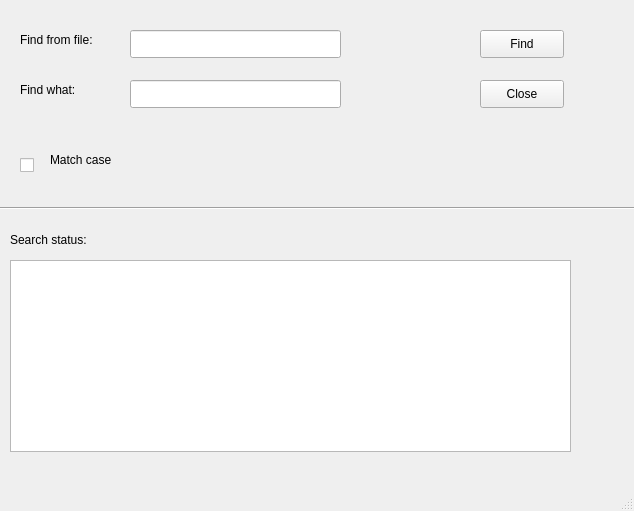
<?xml version="1.0" encoding="UTF-8"?>
<ui version="4.0">
 <class>MainWindow</class>
 <widget class="QMainWindow" name="MainWindow">
  <property name="geometry">
   <rect>
    <x>0</x>
    <y>0</y>
    <width>634</width>
    <height>511</height>
   </rect>
  </property>
  <property name="windowTitle">
   <string>MainWindow</string>
  </property>
  <widget class="QWidget" name="centralwidget">
   <widget class="QLineEdit" name="fileLineEdit">
    <property name="geometry">
     <rect>
      <x>130</x>
      <y>30</y>
      <width>211</width>
      <height>28</height>
     </rect>
    </property>
   </widget>
   <widget class="QLineEdit" name="keyLineEdit">
    <property name="geometry">
     <rect>
      <x>130</x>
      <y>80</y>
      <width>211</width>
      <height>28</height>
     </rect>
    </property>
   </widget>
   <widget class="QPushButton" name="findPushButton">
    <property name="geometry">
     <rect>
      <x>480</x>
      <y>30</y>
      <width>84</width>
      <height>28</height>
     </rect>
    </property>
    <property name="text">
     <string>Find</string>
    </property>
   </widget>
   <widget class="QPushButton" name="closePushButton">
    <property name="geometry">
     <rect>
      <x>480</x>
      <y>80</y>
      <width>84</width>
      <height>28</height>
     </rect>
    </property>
    <property name="text">
     <string>Close</string>
    </property>
   </widget>
   <widget class="QTextBrowser" name="textBrowser">
    <property name="geometry">
     <rect>
      <x>10</x>
      <y>260</y>
      <width>561</width>
      <height>192</height>
     </rect>
    </property>
   </widget>
   <widget class="QLabel" name="label">
    <property name="geometry">
     <rect>
      <x>20</x>
      <y>30</y>
      <width>101</width>
      <height>20</height>
     </rect>
    </property>
    <property name="text">
     <string>Find from file:</string>
    </property>
   </widget>
   <widget class="QLabel" name="label_2">
    <property name="geometry">
     <rect>
      <x>20</x>
      <y>80</y>
      <width>71</width>
      <height>20</height>
     </rect>
    </property>
    <property name="text">
     <string>Find what:</string>
    </property>
   </widget>
   <widget class="QCheckBox" name="matchCheckBox">
    <property name="geometry">
     <rect>
      <x>20</x>
      <y>150</y>
      <width>20</width>
      <height>31</height>
     </rect>
    </property>
    <property name="text">
     <string/>
    </property>
   </widget>
   <widget class="QLabel" name="label_3">
    <property name="geometry">
     <rect>
      <x>50</x>
      <y>150</y>
      <width>81</width>
      <height>20</height>
     </rect>
    </property>
    <property name="text">
     <string>Match case</string>
    </property>
   </widget>
   <widget class="QLabel" name="label_4">
    <property name="geometry">
     <rect>
      <x>10</x>
      <y>230</y>
      <width>101</width>
      <height>20</height>
     </rect>
    </property>
    <property name="text">
     <string>Search status:</string>
    </property>
   </widget>
   <widget class="Line" name="line">
    <property name="geometry">
     <rect>
      <x>0</x>
      <y>200</y>
      <width>641</width>
      <height>16</height>
     </rect>
    </property>
    <property name="orientation">
     <enum>Qt::Horizontal</enum>
    </property>
   </widget>
  </widget>
  <widget class="QMenuBar" name="menubar">
   <property name="geometry">
    <rect>
     <x>0</x>
     <y>0</y>
     <width>634</width>
     <height>25</height>
    </rect>
   </property>
  </widget>
  <widget class="QStatusBar" name="statusbar"/>
 </widget>
 <resources/>
 <connections>
  <connection>
   <sender>closePushButton</sender>
   <signal>clicked()</signal>
   <receiver>MainWindow</receiver>
   <slot>close()</slot>
   <hints>
    <hint type="sourcelabel">
     <x>513</x>
     <y>122</y>
    </hint>
    <hint type="destinationlabel">
     <x>557</x>
     <y>191</y>
    </hint>
   </hints>
  </connection>
 </connections>
</ui>
